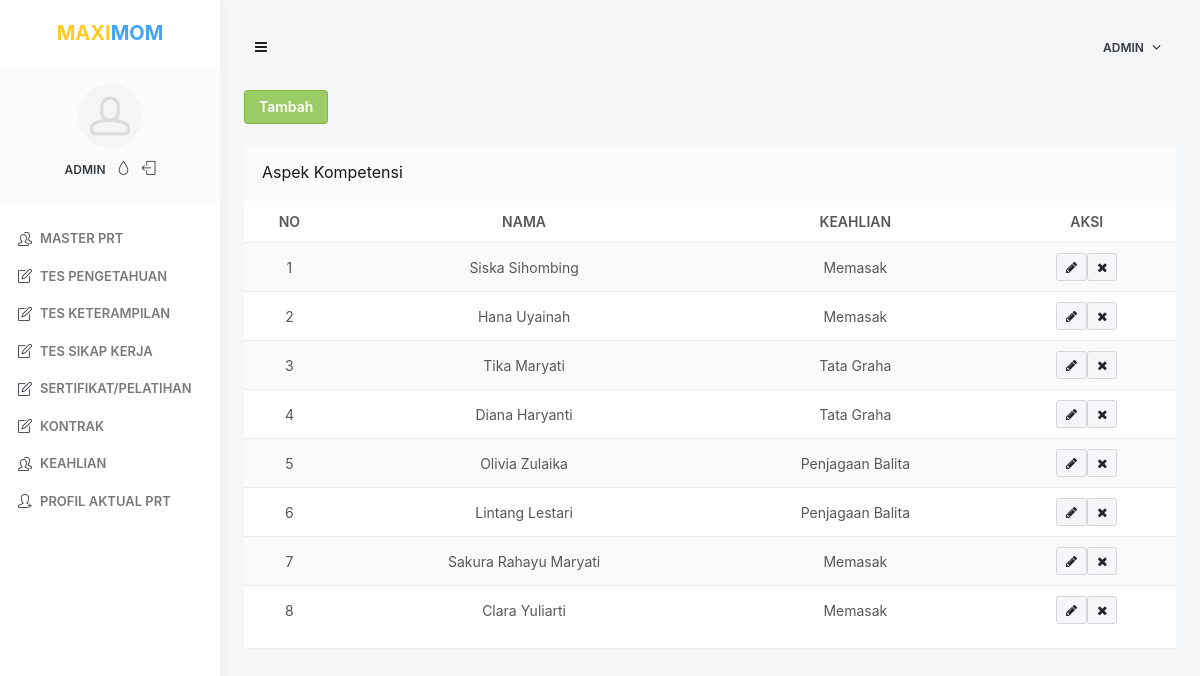
The app's page /admin/keahlian.php (signed in) with its own data.
### tables this page shows
CREATE TABLE `keahlian` (
  `ID_KEAHLIAN` int(11) NOT NULL,
  `ID_PRT` int(11) NOT NULL,
  `NAMA_PRT` varchar(100) NOT NULL,
  `NAMA_KEAHLIAN` varchar(100) NOT NULL
);

### admin/keahlian.php (the view, shortened to what this page needs)
<?php
include 'proses/koneksi.php';
if (!$_SESSION['id_user'] == "") {  ?>
    <!doctype html>
    <html lang="en" class="no-focus">
    <head>
        <link rel="stylesheet" href="assets/js/plugins/datatables/dataTables.bootstrap4.min.css">
        <link rel="stylesheet" id="css-main" href="assets/css/codebase.min.css">
    </head>
    <body>
        <div id="page-container" class="sidebar-o side-scroll page-header-modern main-content-boxed">
            <?php include 'sidebar.php' ?>
            <header id="page-header">
                <div class="content-header">
                    <div class="content-header-section">
                        <button type="button" class="btn btn-circle btn-dual-secondary" data-toggle="layout" data-action="sidebar_toggle">
                            <i class="fa fa-navicon"></i>
                        </button>
                    </div>
                    <div class="content-header-section">
                        <div class="btn-group" role="group">
                            <button type="button" class="btn btn-rounded btn-dual-secondary" id="page-header-user-dropdown" data-toggle="dropdown" aria-haspopup="true" aria-expanded="false">
                                <a class="link-effect text-dual-primary-dark font-size-xs font-w600 text-uppercase"> <?php echo $_SESSION['nama']; ?> </a> <i class="fa fa-angle-down ml-5"></i>
                            </button>
                        </div>
                    </div>
                </div>
            </header>
            <main id="main-container">
                <div class="content">
                    <a class="btn btn-success" href="keahlian_create.php">Tambah</a><br><br>
                    <div class="block">
                        <div class="block-header block-header-default">
                            <h3 class="block-title">Aspek Kompetensi</h3>
                        </div>
                        <div class="table-responsive">
                            <table class="table table-striped table-vcenter">
                                <thead>
                                    <tr>
                                        <th class="text-center">No</th>
                                        <th class="text-center">Nama</th>
                                        <th class="text-center">Keahlian</th>
                                        <th class="text-center">Aksi</th>
                                    </tr>
                                </thead>
                                <tbody>
                                    <?php
                                    $no = 1;
                                    $data = mysqli_query($conn, "select * from keahlian");
                                    while ($d = mysqli_fetch_array($data)) {
                                    ?>
                                        <tr>
                                            <td class="text-center"><?php echo $no++; ?></td>
                                            <td class="text-center"><?php echo $d['NAMA_PRT']; ?></td>
                                            <td class="text-center"><?php echo $d['NAMA_KEAHLIAN']; ?></td>
                                            <td class="text-center">
                                                <div class="btn-group">
                                                    <a href="keahlian_edit.php?id_keahlian=<?php echo $d['ID_KEAHLIAN'] ?>">
                                                        <button type="button" class="btn btn-sm btn-secondary" data-toggle="tooltip" title="Ubah">
                                                            <i class="fa fa-pencil"></i>
                                                        </button>
                                                    </a>
                                                    <a href='proses/proses_keahlian_delete.php?id_keahlian=<?php echo $d['ID_KEAHLIAN'] ?>'>
                                                        <button type="button" class="btn btn-sm btn-secondary" data-toggle="tooltip" title="Hapus">
                                                            <i class="fa fa-times"></i>
                                                        </button>
                                                    </a>
                                                </div>
                                            </td>
                                        </tr>
                                    <?php
                                    }
                                    ?>
                                </tbody>
                            </table>
                        </div>
                    </div>
                </div>
            </main>
        </div>
    </body>
    </html>
<?php
} else {
    header('Location: login.php');
}
?>

### records on screen
keahlian: NAMA_PRT "Siska Sihombing", NAMA_KEAHLIAN "Memasak"
keahlian: NAMA_PRT "Hana Uyainah", NAMA_KEAHLIAN "Memasak"
keahlian: NAMA_PRT "Tika Maryati", NAMA_KEAHLIAN "Tata Graha"
keahlian: NAMA_PRT "Diana Haryanti", NAMA_KEAHLIAN "Tata Graha"
keahlian: NAMA_PRT "Olivia Zulaika", NAMA_KEAHLIAN "Penjagaan Balita"
keahlian: NAMA_PRT "Lintang Lestari", NAMA_KEAHLIAN "Penjagaan Balita"
keahlian: NAMA_PRT "Sakura Rahayu Maryati", NAMA_KEAHLIAN "Memasak"
keahlian: NAMA_PRT "Clara Yuliarti", NAMA_KEAHLIAN "Memasak"

### other values on screen
$_SESSION['nama'] "ADMIN"
